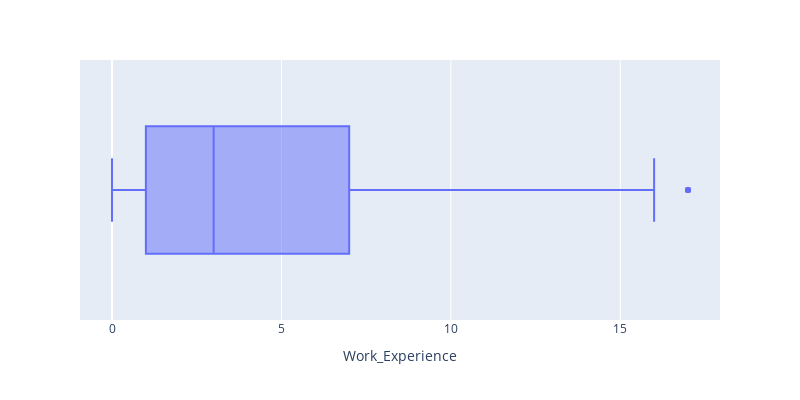

Here is the notebook cell this chart was saved with:
### Markdown cell above
**Cột `Work_Experience`**:

### Code cell
fig = px.box(df, x="Work_Experience",width=800, height=400)
fig.show()

### Figure 1 — Plotly figure (JSON) as saved in the notebook; plotly's stock layout.template omitted (floating-point values rounded to 4 significant figures; data arrays with more than 128 entries replaced by an {"elided": "..."} marker saying what was removed)
{"data": [{"alignmentgroup": "True", "hovertemplate": "Work_Experience=%{x}<extra></extra>", "legendgroup": "", "marker": {"color": "#636efa"}, "name": "", "notched": false, "offsetgroup": "", "orientation": "h", "showlegend": false, "type": "box", "x": {"elided": "1920 int values"}, "x0": " ", "xaxis": "x", "y0": " ", "yaxis": "y"}], "layout": {"boxmode": "group", "height": 400, "legend": {"tracegroupgap": 0}, "margin": {"t": 60}, "width": 800, "xaxis": {"anchor": "y", "domain": [0, 1], "title": {"text": "Work_Experience"}}, "yaxis": {"anchor": "x", "domain": [0, 1]}}}
